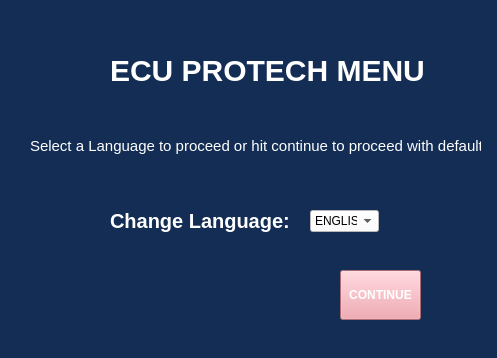
<?xml version="1.0" encoding="UTF-8"?>
<ui version="4.0">
 <class>Form</class>
 <widget class="QWidget" name="Form">
  <property name="geometry">
   <rect>
    <x>0</x>
    <y>0</y>
    <width>497</width>
    <height>358</height>
   </rect>
  </property>
  <property name="windowTitle">
   <string>Form</string>
  </property>
  <property name="styleSheet">
   <string notr="true">background-color: rgb(19, 45, 84);</string>
  </property>
  <widget class="QLabel" name="label">
   <property name="geometry">
    <rect>
     <x>110</x>
     <y>50</y>
     <width>331</width>
     <height>41</height>
    </rect>
   </property>
   <property name="styleSheet">
    <string notr="true">color: rgb(255, 255, 255);
font-weight: bold;
font-size: 30px;</string>
   </property>
   <property name="text">
    <string>ECU PROTECH MENU</string>
   </property>
  </widget>
  <widget class="QLabel" name="label_2">
   <property name="geometry">
    <rect>
     <x>30</x>
     <y>130</y>
     <width>451</width>
     <height>31</height>
    </rect>
   </property>
   <property name="styleSheet">
    <string notr="true">color: white;
font-size: 15px;</string>
   </property>
   <property name="text">
    <string>Select a Language to proceed or hit continue to proceed with default</string>
   </property>
  </widget>
  <widget class="QPushButton" name="button_9">
   <property name="geometry">
    <rect>
     <x>340</x>
     <y>270</y>
     <width>81</width>
     <height>50</height>
    </rect>
   </property>
   <property name="minimumSize">
    <size>
     <width>0</width>
     <height>50</height>
    </size>
   </property>
   <property name="styleSheet">
    <string notr="true">QPushButton {
color: white;
font-weight: bold;
background-color: #F197A2;
border-bottom: 1px solid;
}

QPushButton:hover {
background-color: #F8505E;
}</string>
   </property>
   <property name="text">
    <string>CONTINUE</string>
   </property>
  </widget>
  <widget class="QLabel" name="label_3">
   <property name="geometry">
    <rect>
     <x>110</x>
     <y>200</y>
     <width>191</width>
     <height>41</height>
    </rect>
   </property>
   <property name="styleSheet">
    <string notr="true">color: white;
font-size: 20px;
font-weight: bold;
</string>
   </property>
   <property name="text">
    <string>Change Language:</string>
   </property>
  </widget>
  <widget class="QComboBox" name="comboBox">
   <property name="geometry">
    <rect>
     <x>310</x>
     <y>210</y>
     <width>69</width>
     <height>22</height>
    </rect>
   </property>
   <property name="styleSheet">
    <string notr="true">background-color: white;
color: black;</string>
   </property>
   <item>
    <property name="text">
     <string>ENGLISH</string>
    </property>
   </item>
   <item>
    <property name="text">
     <string>FRENCH</string>
    </property>
   </item>
   <item>
    <property name="text">
     <string>SPANISH</string>
    </property>
   </item>
  </widget>
 </widget>
 <resources/>
 <connections/>
</ui>
